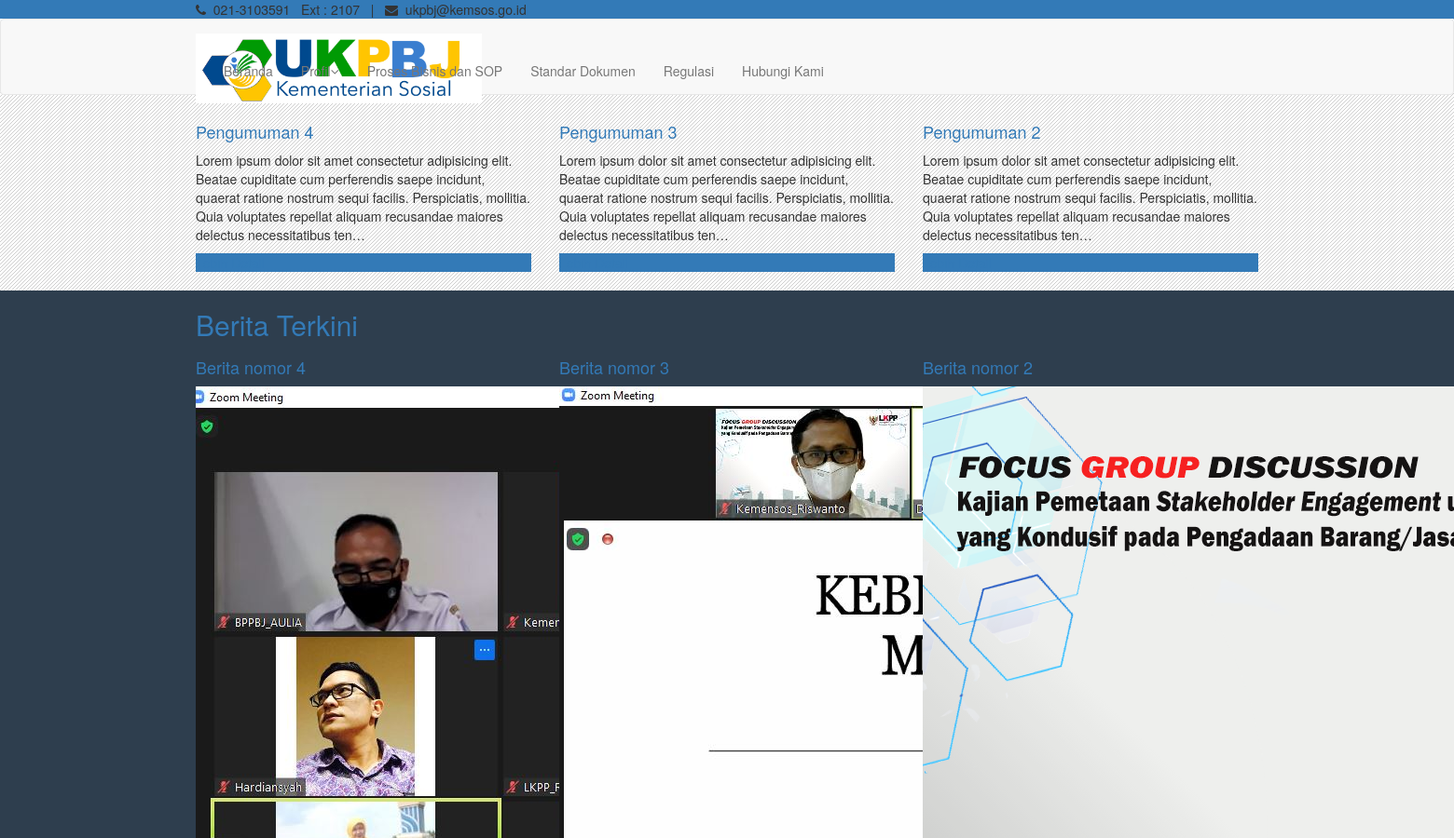
The app's page / (upper part), older data.
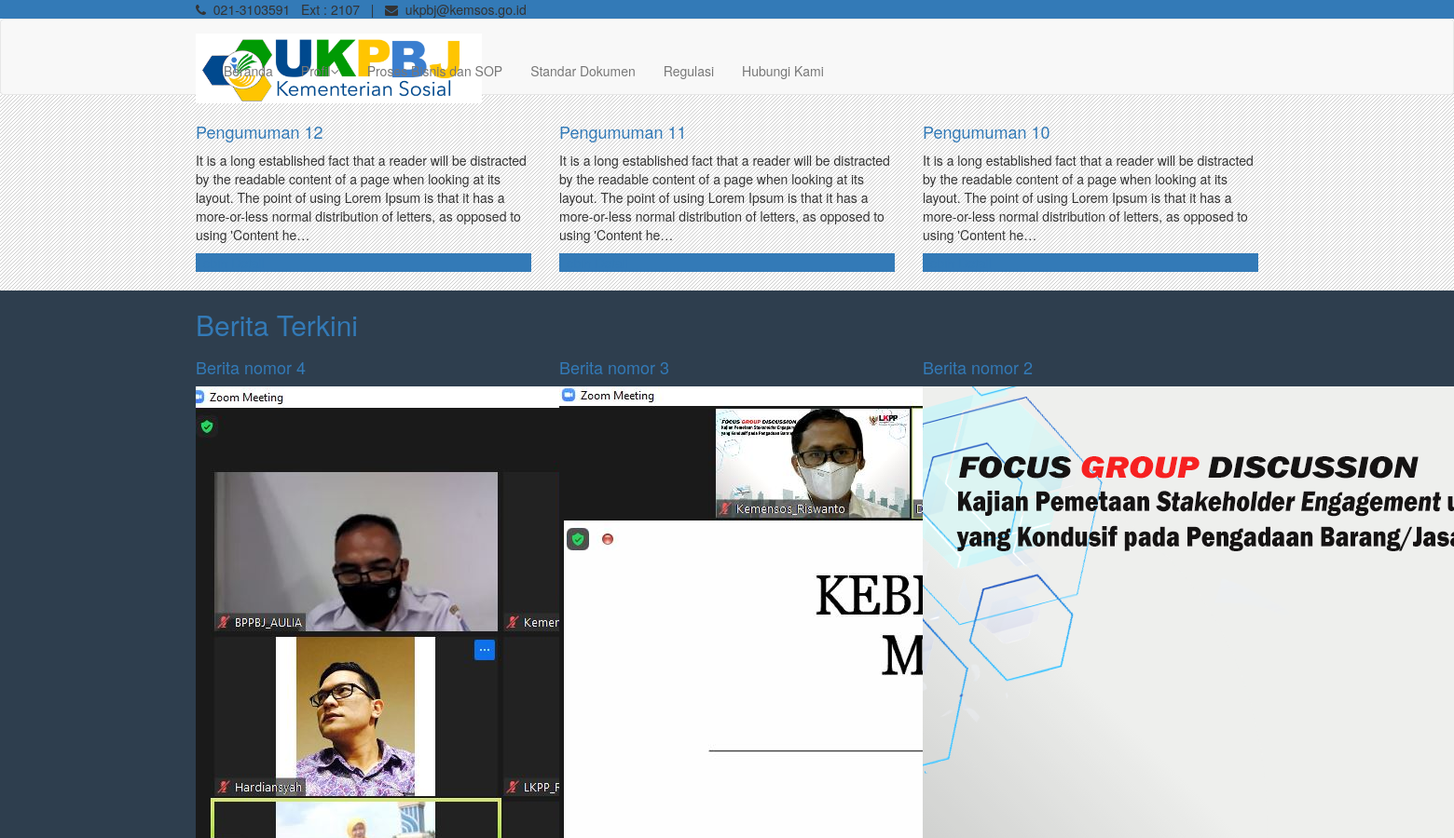
The same page, newer data.
### portal/models.py (models this page shows, shortened)
class Pengumuman(models.Model):
    title = models.CharField(max_length=200)
    description = models.TextField()
    image = models.ImageField(null=True, blank=True)
    created_date = models.DateTimeField(auto_now_add=True, null=True)
    created_by = models.ForeignKey(User, on_delete=models.CASCADE)

class Berita(models.Model):
    title = models.CharField(max_length=200)
    description = models.TextField()
    image = models.ImageField(null=True, blank=True)
    created_date = models.DateTimeField(auto_now_add=True, null=True)
    created_by = models.ForeignKey(User, on_delete=models.CASCADE)

### portal/views.py (the view)
# urls.py: path('', views.home, name="home"),
def home(request):
    banners = Banner.objects.all()
    pengumuman = Pengumuman.objects.order_by('-id')[:3]
    berita = Berita.objects.order_by('-id')[:3]
    beritafooter = Berita.objects.order_by('-id')[:5]
    link_app1 = LinkApp.objects.all().order_by('id')[:6]
    link_app2 = LinkApp.objects.all().order_by('id')[6:10]
    context = {
        'banners': banners,
        'pengumuman': pengumuman,
        'berita': berita,
        'beritafooter': beritafooter,
        'link_app1': link_app1,
        'link_app2': link_app2,
    }
    return render(request, 'portal/portal_index.html', context)

### portal/templates/portal/portal_index.html (shortened to what this page needs)
{%  extends 'portal/main.html' %}
{% load static %}
{% block content %}
        <section class="content-row-no-bg">
            <div class="container">
                <div class="row">
                    <div class="col-lg-12">
                        <div class="row" style="margin-bottom: 0;">
                            {% for pengumuman in pengumuman %}
                            <div class="col-lg-4">
                                <div class="box">
                                    <div class="box-gray aligncenter">
                                        <h4>{{pengumuman.title}}</h4>
                                        <p>{{pengumuman.description|truncatechars:250}}</p>
                                    </div>
                                    <div class="box-bottom">
                                        <a href="{% url 'detil_pengumuman' pengumuman.id %}">Lebih Detail</a>
                                    </div>
                                </div>
                            </div>
                            {% endfor %}
                        </div>
                        <br>
                    </div>
                </div>
            </div>
        </section>
        <section class="content-row-bg">
            <div class="container">
                <div class="row">
                    <div class="col-lg-12">
                        <div class="home-row-head">
                            <h2 class="heading white">Berita Terkini</h2>
                        </div>
                        <div class="row">
                            {% for kontenberita in berita %}
                            <div class="col-lg-4">
                                <h4 class="white"><a class="white" href="#">{{kontenberita.title}}</a></h4>
                                <a href="{% url 'detil_berita' kontenberita.id %}"><img src="{{kontenberita.image.url}}" alt="{{kontenberita.title}}"/></a>
                            </div>
                            {% endfor %}
                        </div>
            </div>
        </section>
    </div>
    {% endblock %}

### portal/templates/portal/main.html (shortened to what this page needs)
{% load static %}
<!DOCTYPE html>
<html lang="en">
<head>
    <link rel="stylesheet" href="https://cdnjs.cloudflare.com/ajax/libs/font-awesome/4.7.0/css/font-awesome.min.css">
    <link rel="stylesheet" href="{% static 'css/kemensos/css/bootstrap.min.css' %}">
    <link rel="stylesheet" href="{% static 'css/kemensos/css/jquery.fancybox.css' %}">
    <link rel="stylesheet" href="{% static 'css/kemensos/css/jcarousel.css' %}">
    <link rel="stylesheet" href="{% static 'css/kemensos/css/flexslider.css' %}">
    <link rel="stylesheet" href="https://kemensos.go.id/frontEnd/css/style.css">
    <link rel="stylesheet" href="{% static 'css/kemensos/css/color.css' %}">
    <link rel="stylesheet" href="{% static 'css/kemensos/css/main.css' %}">
    <link rel="stylesheet" type="text/css" href="https://cdn.datatables.net/1.10.24/css/jquery.dataTables.css">
    <link rel="stylesheet" href="https://cdnjs.cloudflare.com/ajax/libs/font-awesome/4.7.0/css/font-awesome.min.css">
</head>
<body class="js boxed-layout" style="  background-attachment: fixed;background-image:url({% static 'images/kemensos/images/p14.png' %}">
    <div id="wrapper">
        <header>
            <div class="site-top">
                <div class="container">
                    <div>
                        <div class="pull-left">
                            <i class="fa fa-phone"></i></i>
                            &nbsp;<ahref="tel:021-3100470"><spandir="ltr">021-3103591 &nbsp; Ext : 2107</span></a>
                            <span class="top-email">&nbsp; | &nbsp;
                            <i class="fa fa-envelope"></i> &nbsp;<ahref="mailto:ukpbj@kemsos.go.id">ukpbj@kemsos.go.id</a>
                            </span>
                        </div>
                    </div>
                </div>
            </div>
            <div class="navbar navbar-default">
                <div class="container">
                    <div class="navbar-header">
                        <a class="navbar-brand" href="https://kemensos.go.id"><img class="logoukpbj" alt="" src="{% static 'images/kemensos/images/ukpbj.jpg' %}"></a>
                    </div>
                    <div class="navbar-collapse collapse ">
                        <ul class="nav navbar-nav">
                            <li><a href="{% url 'home' %}">Beranda</a></li>
                            <li class="dropdown">
                                <a href="javascript:void(0)" class="dropdown-toggle " data-toggle="dropdown" data-hover="dropdown" data-delay="0" data-close-others="true">Profil<i class="fa fa-angle-down"></i></a>
                            </li>
                            <li><a href="{% url 'probis_sop' %}">Proses Bisnis dan SOP</a></li>
                            <li><a href="{% url 'standar_dokumen' %}">Standar Dokumen</a></li>
                            <li><a href="{% url 'regulasi' %}">Regulasi</a></li>
                            <li><a href="{% url 'kontak' %}">Hubungi Kami</a></li>
                        </ul>
                    </div>
                </div>
        </header>
    {% block content %}
	{% endblock %}
    </body>
    </html>

### static/css/kemensos/css/color.css (style rules this page uses)
a, a:hover, a:focus, a:active, footer a.text-link:hover, strike, .post-meta span a:hover, footer a.text-link, ul.meta-post li a:hover, ul.cat li a:hover, ul.recent li h6 a:hover, ul.portfolio-categ li.active a, ul.portfolio-categ li.active a:hover, ul.portfolio-categ li a:hover, ul.related-post li h4 a:hover, span.highlight, article .post-heading h3 a:hover, .navbar .nav > .active > a, .navbar .nav > .active > a:hover, .navbar .nav > li > a:hover, .navbar .nav > li > a:focus, .navbar .nav > .active > a:focus { color: #3494c8; }
.box-bottom { background: #3494c8; }
.site-top { background: #3494c8; }
.box-gray .icon .fa, h4, .heading { color: #3494c8; }

### static/css/kemensos/css/main.css (style rules this page uses)
a, a:hover, a:focus, a:active, footer a.text-link:hover, strike, .post-meta span a:hover, footer a.text-link, ul.meta-post li a:hover, ul.cat li a:hover, ul.recent li h6 a:hover, ul.portfolio-categ li.active a, ul.portfolio-categ li.active a:hover, ul.portfolio-categ li a:hover, ul.related-post li h4 a:hover, span.highlight, article .post-heading h3 a:hover, .navbar .nav > .active > a, .navbar .nav > .active > a:hover, .navbar .nav > li > a:hover, .navbar .nav > li > a:focus, .navbar .nav > .active > a:focus { color: #337ab7; }
.box-bottom { background: #337ab7; }
.site-top { background: #337ab7; }
.box-gray .icon .fa, h4, .heading { color: #337ab7; }
.content-row-bg { background: #2e3e4e; }

### portal/templates/portal/main.html (style rules this page uses)
.logoukpbj { width: 30%; height: auto; }

Row changes from the older to the newer data that the page shows:
no longer on this page (row unchanged): Pengumuman: title "Pengumuman 4", description "Lorem ipsum dolor sit amet consectetur adipisicing elit. Beatae cupiditate cum perferendis saepe incidunt, quaerat ratione nostrum sequi facilis. Perspiciatis, mollitia. Quia voluptates repellat aliquam recusandae maiores delectus necessitatibus ten…"
no longer on this page (row unchanged): Pengumuman: title "Pengumuman 3", description "Lorem ipsum dolor sit amet consectetur adipisicing elit. Beatae cupiditate cum perferendis saepe incidunt, quaerat ratione nostrum sequi facilis. Perspiciatis, mollitia. Quia voluptates repellat aliquam recusandae maiores delectus necessitatibus ten…"
no longer on this page (row unchanged): Pengumuman: title "Pengumuman 2", description "Lorem ipsum dolor sit amet consectetur adipisicing elit. Beatae cupiditate cum perferendis saepe incidunt, quaerat ratione nostrum sequi facilis. Perspiciatis, mollitia. Quia voluptates repellat aliquam recusandae maiores delectus necessitatibus ten…"
added Pengumuman: title "Pengumuman 12", description "It is a long established fact that a reader will be distracted by the readable content of a page when looking at its layout. The point of using Lorem Ipsum is that it has a more-or-less normal distribution of letters, as opposed to using 'Content he…"
added Pengumuman: title "Pengumuman 11", description "It is a long established fact that a reader will be distracted by the readable content of a page when looking at its layout. The point of using Lorem Ipsum is that it has a more-or-less normal distribution of letters, as opposed to using 'Content he…"
added Pengumuman: title "Pengumuman 10", description "It is a long established fact that a reader will be distracted by the readable content of a page when looking at its layout. The point of using Lorem Ipsum is that it has a more-or-less normal distribution of letters, as opposed to using 'Content he…"
